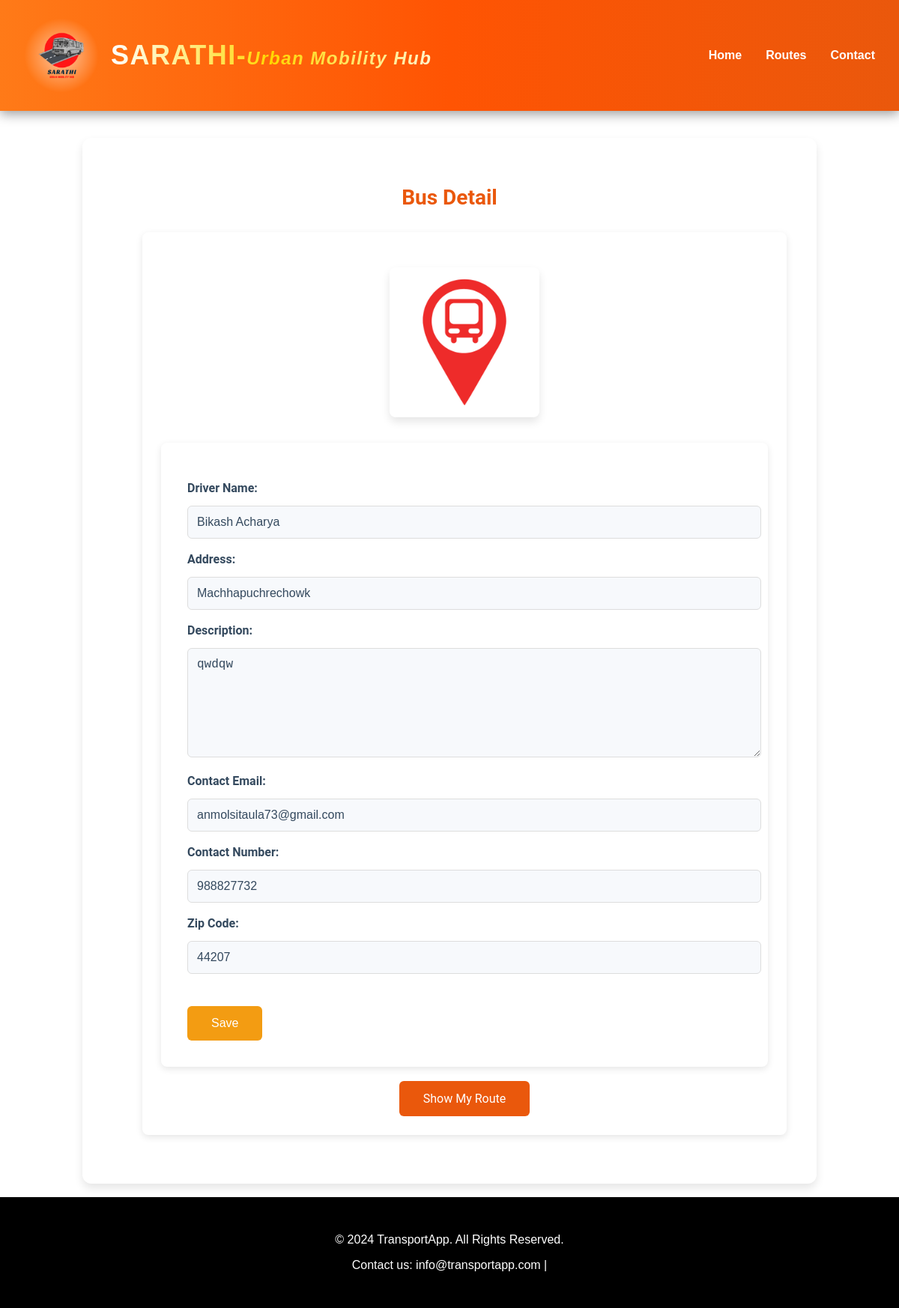
Page /owner/ (signed in) on the committed database.
### owner/models.py (models this page shows, shortened)
class Venue(models.Model):
    id = models.AutoField(primary_key=True)
    driver_name = models.CharField(max_length=100)  # Changed name to driver_name
    address = models.CharField(max_length=255)
    description = models.TextField(null=True,)
    contact_email = models.EmailField(unique=True)
    zip_code = models.CharField(max_length=10, default=44207)  # New field for zip code
    seats = models.PositiveIntegerField(default=0)  # Changed total_slots to seats
    occupancy = models.PositiveIntegerField(default=0)
    contact_num = models.PositiveIntegerField(default=0)
    image = models.ImageField(upload_to='venue_images/', null=True, blank=True)
    seats_available = models.PositiveIntegerField(editable=False)  # Changed available_slots to seats_available

### owner/views.py (the view)
# urls.py: path('', venue_detail, name='venue_detail'),
def venue_detail(request):
    if request.user.is_authenticated:
        venues = Venue.objects.filter(contact_email=request.user.email)
    else:
        venues = Venue.objects.none()
    return render(request, 'owner/venue_detail.html', {'venues': venues})

### owner/templates/owner/venue_detail.html (shortened to what this page needs)
<!DOCTYPE html>
<html lang="en">
  <head>
    <link
      rel="stylesheet"
      href="https://unpkg.com/swiper@11/swiper-bundle.min.css"
    />
    <link href="https://cdnjs.cloudflare.com/ajax/libs/font-awesome/5.15.3/css/all.min.css" rel="stylesheet">
  </head>
  <body style="font-family: sans-serif;  color: white; margin: 0;">
    <nav
    class="navbar"
    style="
      padding: 1.5rem 2rem;
      display: flex;
      justify-content: space-between;
      align-items: center;
      background: linear-gradient(90deg, #ff7a18, #ff5403, #ea580c);
      box-shadow: 0 4px 15px rgba(0, 0, 0, 0.4);
      color: white;
      position: sticky;
      top: 0;
      z-index: 1000;
      font-family: Arial, sans-serif;
    "
  >
    <div style="display: flex; align-items: center; gap: 1rem;">
      <div
        style="
          height: 100px;
          width: 100px;
          background: radial-gradient(circle, rgba(255, 255, 255, 0.6) 0%, rgba(244, 154, 98, 0) 70%);
          border-radius: 50%;
          display: flex;
          align-items: center;
          justify-content: center;
          /* box-shadow: 0 0 20px 8px rgba(255, 255, 255, 0.3); */
        "
      >
      <a href="/owner">
        <img
          src="/static/images/sarathi.png"
          alt="SARATHI Logo"
          style="
            height: 85px;
            width: 85px;
            object-fit: cover;
            border-radius: 50%;
          "
        /></a>
      </div>
      <a href="/owner" style="text-decoration:none;">
        <span
          style="
            font-size: 2.25rem;
            font-weight: bold;
            letter-spacing: 1.5px;
            background: linear-gradient(90deg, #ffffff, #ffd700, #fff5cc);
            -webkit-background-clip: text;
            -webkit-text-fill-color: transparent;
          "
        >
          SARATHI-<i style="font-size:24px;">Urban Mobility Hub</i>
        </span>
      </a>
    </div>
    <ul
      style="
        display: flex;
        gap: 2rem;
        margin: 0;
        padding: 0;
        list-style: none;
        align-items: center;
      "
    >
      <li>
        <a
          href="/owner"
          style="
            font-size: 1rem;
            font-weight: 600;
            color: white;
            text-decoration: none;
            position: relative;
            transition: color 0.3s ease-in-out, transform 0.3s;
          "
          onmouseover="this.style.color='#ffd700'; this.style.transform='scale(1.1)';"
          onmouseout="this.style.color='white'; this.style.transform='scale(1)';"
        >
          Home
        </a>
      </li>
      <li>
        <a
          href="{% url 'view-routes' %}"
          style="
            font-size: 1rem;
            font-weight: 600;
            color: white;
            text-decoration: none;
            position: relative;
            transition: color 0.3s ease-in-out, transform 0.3s;
          "
          onmouseover="this.style.color='#ffd700'; this.style.transform='scale(1.1)';"
          onmouseout="this.style.color='white'; this.style.transform='scale(1)';"
        >
          Routes
        </a>
      </li>
      <li>
        <a
          href="#contact"
          style="
            font-size: 1rem;
            font-weight: 600;
            color: white;
            text-decoration: none;
            position: relative;
            transition: color 0.3s ease-in-out, transform 0.3s;
          "
          onmouseover="this.style.color='#ffd700'; this.style.transform='scale(1.1)';"
          onmouseout="this.style.color='white'; this.style.transform='scale(1)';"
        >
          Contact
        </a>
      </li>
    </ul>
  </nav>
  <br>
  <br>
<div class="bus-detail-container">
    <h2 class="bus-detail-heading" style="color:#ea580c;" >Bus Detail</h2>
    {% if venues %}
        <ul>
            {% for venue in venues %}
                <div class="bus-item">
                    <center>
                    {% if venue.image %}
                        <img src="{{ venue.image.url }}" alt="Bus Image" class="bus-image" onclick="openImageModal('{{ venue.id }}')">
                    {% else %}
                        <p>No image available.</p>
                        <a href="#" class="add-image-link" onclick="openImageModal('{{ venue.id }}')">Add Image</a>
                    {% endif %}
                    </center>
                    <div class="bus-edit-container">
                        <form method="post" action="{% url 'edit_venue' pk=venue.id %}" enctype="multipart/form-data" class="bus-edit-form">
                            <p><label for="id_name">Driver Name:</label> <input type="text" name="name" id="id_name" value="{{ venue.driver_name }}"></p>
                            <p><label for="id_address">Address:</label> <input type="text" name="address" id="id_address" value="{{ venue.address }}"></p>
                            <p><label for="id_description">Description:</label> <textarea name="description" id="id_description">{{ venue.description }}</textarea></p>
                            <p><label for="id_contact_email">Contact Email:</label> <input type="email" name="contact_email" id="id_contact_email" value="{{ venue.contact_email }}" readonly></p>
                            <p><label for="id_contact_num">Contact Number:</label> <input type="number" name="contact_num" id="id_contact_num" value="{{ venue.contact_num }}"></p>
                            <p><label for="id_zip_code">Zip Code:</label> <input type="text" name="zip_code" id="id_zip_code" value="{{ venue.zip_code }}"></p>
                            <button type="submit">Save</button>
                        </form>
                    </div>
                    <br>
                    <center>
                        <a href="{% url 'show_owner_route' %}" class="register-bus-btn">Show My Route</a>
                    </center>
                </div>
            {% endfor %}
        </ul>
    {% else %}
        <div class="no-bus-message">
            <p>No Bus Detail Found</p>
            <a href="{% url 'home_owner' %}" class="register-bus-btn">Register Your Bus Detail</a>
        </div>
    {% endif %}
</div>
<br>
<footer id="contact"
style="background-color: black; padding: 2rem; text-align: center; color: white;bottom:0;position:relative;"
>
<p>&copy; 2024 TransportApp. All Rights Reserved.</p>
<p>Contact us: info@transportapp.com | </p>
</footer>
</body>

### owner/templates/owner/venue_detail.html (style rules this page uses)
.bus-detail-container { color: red !important; padding: 40px; border-radius: 12px; box-shadow: 0 6px 12px rgba(0, 0, 0, 0.1); max-width: 900px; margin: 0 auto; font-family: 'Roboto', sans-serif; }
.bus-detail-heading { font-size: 28px; color: #2c3e50; margin-bottom: 30px; font-weight: 600; text-align: center; }
.bus-item { background-color: #fff; padding: 25px; margin-bottom: 25px; border-radius: 8px; box-shadow: 0 3px 10px rgba(0, 0, 0, 0.1); transition: box-shadow 0.3s ease; }
.bus-image { max-width: 200px; height: auto; margin:auto; border-radius: 8px; cursor: pointer; box-shadow: 0 6px 12px rgba(0, 0, 0, 0.1); }
.bus-edit-form { background-color: #fff; padding: 35px; border-radius: 8px; box-shadow: 0 3px 10px rgba(0, 0, 0, 0.1); margin-top: 30px; }
.bus-edit-form p { margin-bottom: 18px; }
.bus-edit-form label { font-weight: 600; color: #34495e; margin-bottom: 8px; display: block; }
.bus-edit-form input, .bus-edit-form textarea { width: 100%; padding: 12px; margin-top: 6px; border: 1px solid #ddd; border-radius: 6px; font-size: 16px; color: #34495e; background-color: #f7f9fc; }
.bus-edit-form textarea { height: 120px; }
.bus-edit-form button { background-color: #f39c12; color: white; padding: 14px 32px; font-size: 16px; border: none; border-radius: 6px; cursor: pointer; margin-top: 25px; transition: background-color 0.3s ease; }
.register-bus-btn { display: inline-block; background-color: #ea580c; color: white; padding: 14px 32px; font-size: 16px; text-decoration: none; border-radius: 6px; transition: background-color 0.3s ease; }

### rows in the picture
Venue: image (picture), name "Bikash Acharya", address "Machhapuchrechowk", description "qwdqw", contact_email "anmolsitaula73@gmail.com", contact_num "988827732", zip_code "44207"
